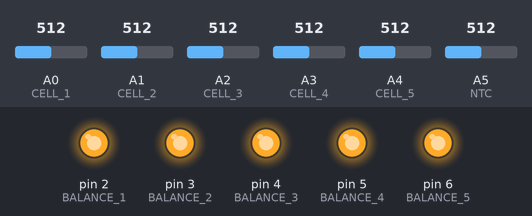
Recording of a sketch running on a simulated Arduino Uno, built with avr-gcc and run on an emulated ATmega328P. On the bench: output pins drawn as LEDs (lit = HIGH). Inputs (shaded band) come from the test bench; at power-on: A0 (CELL_1) = 512, A2 (CELL_3) = 512, A3 (CELL_4) = 512, A1 (CELL_2) = 512, A4 (CELL_5) = 512, A5 (NTC) = 512. What the sketch prints to the serial monitor is not drawn.

Above: at 1.2 s.
1.3 s: A0 (CELL_1) set to 530
At 2.5 s:
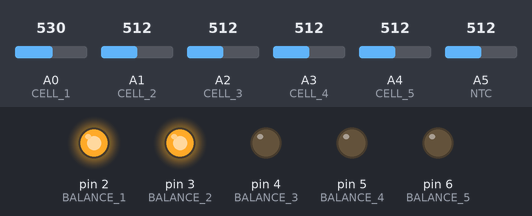
2.8 s: A2 (CELL_3) set to 530
At 3.2 s:
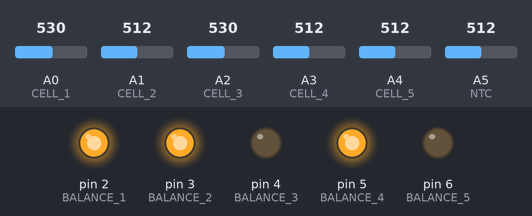
4.3 s: A3 (CELL_4) set to 517
At 5.5 s:
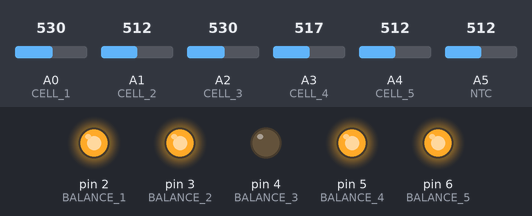
5.8 s: A3 (CELL_4) set to 716
At 6.2 s:
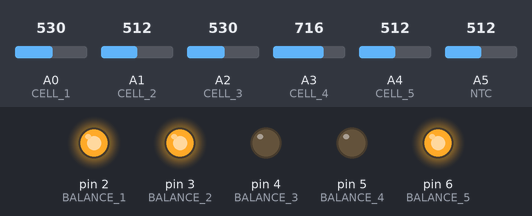
7.3 s: A1 (CELL_2) set to 716
At 8.1 s:
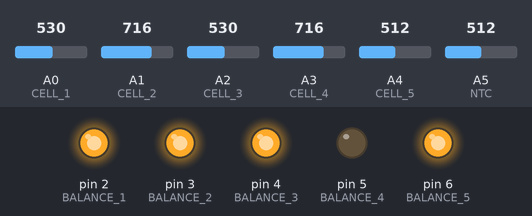
8.8 s: A4 (CELL_5) set to 992
At 9.8 s:
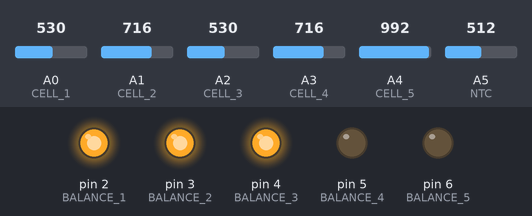
Timing chart, 0 to 11.3 s (numbered marks = the images above; inputs shaded):
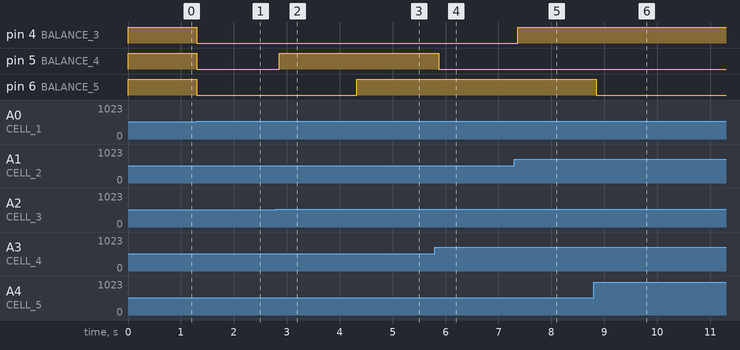

The sketch:

cell_balancing.ino
```cpp
#define CELL_1 A0
#define CELL_2 A1
#define CELL_3 A2
#define CELL_4 A3
#define CELL_5 A4
#define NTC A5

#define A 1.067802124e-3
#define B 2.122628987e-4
#define C 0.8945603223e-7
#define R1 10000


#define BALANCE_1 2
#define BALANCE_2 3
#define BALANCE_3 4
#define BALANCE_4 5
#define BALANCE_5 6

#define THRESHOLD 0.1

int balance_pins[] = {BALANCE_1, BALANCE_2, BALANCE_3, BALANCE_4, BALANCE_5};
float cell_voltage[5];
bool balance_flag[5] = {false, false, false, false, false};

float Vo;
float logR_NTC, R_NTC, T_NTC;

void getCellVoltage();
void getNTCTemperature();
void printCellVoltage();
int Cells_Disbalance_Check(float voltage[]);
int Balance_Cells(int minVoltageIndex);

void setup(){

    Serial.begin(9600);

    pinMode(CELL_1, INPUT);
    pinMode(CELL_2, INPUT);
    pinMode(CELL_3, INPUT);
    pinMode(CELL_4, INPUT);
    pinMode(CELL_5, INPUT);

    pinMode(BALANCE_1, OUTPUT);
    pinMode(BALANCE_2, OUTPUT);
    pinMode(BALANCE_3, OUTPUT);
    pinMode(BALANCE_4, OUTPUT);
    pinMode(BALANCE_5, OUTPUT);

    Serial.println("Cell Balancing System");

    getCellVoltage();

    digitalWrite(BALANCE_1, HIGH);
    digitalWrite(BALANCE_2, HIGH);
    digitalWrite(BALANCE_3, HIGH);
    digitalWrite(BALANCE_4, HIGH);
    digitalWrite(BALANCE_5, HIGH);

}

void loop(){

    getCellVoltage();

    int minVoltageIndex = Cells_Disbalance_Check(cell_voltage);

    if (Balance_Cells(minVoltageIndex) == -1) {
        Serial.println("Cells are balanced");
    } else {
        Serial.print("Balancing cell ");
        Serial.println(minVoltageIndex + 1);
    }

    getNTCTemperature();

}

void printCellVoltage(){

    Serial.print("Cell 1: ");
    Serial.print(cell_voltage[0]);
    Serial.print("V");

    Serial.print("Cell 2: ");
    Serial.print(cell_voltage[1]);
    Serial.print("V");

    Serial.print("Cell 3: ");
    Serial.print(cell_voltage[2]);
    Serial.print("V");

    Serial.print("Cell 4: ");
    Serial.print(cell_voltage[3]);
    Serial.print("V");

    Serial.print("Cell 5: ");
    Serial.print(cell_voltage[4]);
    Serial.print("V");
}

int Cells_Disbalance_Check(float voltage[]) {
    int minVoltageIndex = 0;
    int maxVoltageIndex = 0;

    // Find the index of the minimum and maximum voltages in the array
    for (int i = 1; i < 5; i++) {
        if (voltage[i] < voltage[minVoltageIndex]) {
            minVoltageIndex = i;
        }
        if (voltage[i] > voltage[maxVoltageIndex]) {
            maxVoltageIndex = i;
        }
    }

    // Check if the difference between the maximum and minimum voltage is greater than THRESHOLD
    if (voltage[maxVoltageIndex] - voltage[minVoltageIndex] > THRESHOLD) {
        return minVoltageIndex; // Return the index of the smallest voltage
    } else {
        return -1; // Return -1 if cells are balanced
    }
}

int Balance_Cells(int minVoltageIndex) {

    if(minVoltageIndex == -1){
        return -1;
    }

    while (true)
    {
        getCellVoltage();

        for (int i = 1; i < 5; i++) {
            if (cell_voltage[i]>cell_voltage[minVoltageIndex]) {
                digitalWrite(balance_pins[i], LOW);
            }
            else {
                digitalWrite(balance_pins[i], HIGH);
                balance_flag[i] = true;
            }
        }

        printCellVoltage();
        getNTCTemperature();

        if (balance_flag[0] && balance_flag[1] && balance_flag[2] && balance_flag[3] && balance_flag[4]) {
            balance_flag[0] = false;
            balance_flag[1] = false;
            balance_flag[2] = false;
            balance_flag[3] = false;
            balance_flag[4] = false;
            return -1;
        }

    }

}

void getCellVoltage() {
    cell_voltage[0] = analogRead(CELL_1) * (5.0 / 1023.0);
    cell_voltage[1] = (analogRead(CELL_2) * (5.0 / 1023.0) * 2) - cell_voltage[0];
    cell_voltage[2] = (analogRead(CELL_3) * (5.0 / 1023.0) * 3) - cell_voltage[0] - cell_voltage[1];
    cell_voltage[3] = (analogRead(CELL_4) * (5.0 / 1023.0) * 4) - cell_voltage[0] - cell_voltage[1] - cell_voltage[2];
    cell_voltage[4] = (analogRead(CELL_5) * (5.0 / 1023.0) * 5) - cell_voltage[0] - cell_voltage[1] - cell_voltage[2] - cell_voltage[3];
}

void getNTCTemperature() {

    Vo = analogRead(NTC) * (5.0 / 1023.0);
    R_NTC = R1 * (5.0 / Vo - 1);
    logR_NTC = log(R_NTC);
    T_NTC = 1 / (A + B * logR_NTC + C * logR_NTC * logR_NTC * logR_NTC);
    T_NTC = T_NTC - 273.15;

    Serial.print("Temperature: ");
    Serial.print(T_NTC);
}
```

Measured:
- the behaviour switches between 522 and 523 on A0 (CELL_1) (found by bisection; images 0 and 1)
- the behaviour switches between 517 and 518 on A2 (CELL_3) (found by bisection; images 1 and 2)
- the behaviour switches between 516 and 517 on A3 (CELL_4) (found by bisection; images 2 and 3)
- after the input at 1.3 s, pin 4 (BALANCE_3), pin 5 (BALANCE_4), pin 6 (BALANCE_5): HIGH → LOW at once
- after the input at 2.8 s, pin 5 (BALANCE_4): LOW → HIGH after 0.05 s
- after the input at 4.3 s, pin 6 (BALANCE_5): LOW → HIGH at once
- after the input at 5.8 s, pin 5 (BALANCE_4): HIGH → LOW after 0.08 s
- after the input at 7.3 s, pin 4 (BALANCE_3): LOW → HIGH after 0.06 s
- after the input at 8.8 s, pin 6 (BALANCE_5): HIGH → LOW after 0.05 s
